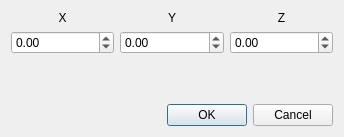
<?xml version="1.0" encoding="UTF-8"?>
<ui version="4.0">
 <class>DialogProperties</class>
 <widget class="QDialog" name="DialogProperties">
  <property name="geometry">
   <rect>
    <x>0</x>
    <y>0</y>
    <width>344</width>
    <height>137</height>
   </rect>
  </property>
  <property name="windowTitle">
   <string>Dialog</string>
  </property>
  <layout class="QGridLayout" name="gridLayout">
   <item row="3" column="3" colspan="2">
    <widget class="QDialogButtonBox" name="buttonBox">
     <property name="orientation">
      <enum>Qt::Horizontal</enum>
     </property>
     <property name="standardButtons">
      <set>QDialogButtonBox::Cancel|QDialogButtonBox::Ok</set>
     </property>
    </widget>
   </item>
   <item row="1" column="3">
    <widget class="QDoubleSpinBox" name="doubleSpinBox_Y">
     <property name="decimals">
      <number>2</number>
     </property>
     <property name="minimum">
      <double>-360.000000000000000</double>
     </property>
     <property name="maximum">
      <double>360.000000000000000</double>
     </property>
    </widget>
   </item>
   <item row="0" column="4">
    <widget class="QLabel" name="label_3">
     <property name="text">
      <string>Z</string>
     </property>
     <property name="alignment">
      <set>Qt::AlignCenter</set>
     </property>
    </widget>
   </item>
   <item row="0" column="3">
    <widget class="QLabel" name="label_2">
     <property name="text">
      <string>Y</string>
     </property>
     <property name="alignment">
      <set>Qt::AlignCenter</set>
     </property>
    </widget>
   </item>
   <item row="1" column="4">
    <widget class="QDoubleSpinBox" name="doubleSpinBox_Z">
     <property name="decimals">
      <number>2</number>
     </property>
     <property name="minimum">
      <double>-360.000000000000000</double>
     </property>
     <property name="maximum">
      <double>360.000000000000000</double>
     </property>
    </widget>
   </item>
   <item row="0" column="1">
    <widget class="QLabel" name="label">
     <property name="sizePolicy">
      <sizepolicy hsizetype="Preferred" vsizetype="Fixed">
       <horstretch>0</horstretch>
       <verstretch>0</verstretch>
      </sizepolicy>
     </property>
     <property name="text">
      <string>X</string>
     </property>
     <property name="alignment">
      <set>Qt::AlignCenter</set>
     </property>
    </widget>
   </item>
   <item row="1" column="1">
    <widget class="QDoubleSpinBox" name="doubleSpinBox_X">
     <property name="decimals">
      <number>2</number>
     </property>
     <property name="minimum">
      <double>-360.000000000000000</double>
     </property>
     <property name="maximum">
      <double>360.000000000000000</double>
     </property>
    </widget>
   </item>
   <item row="2" column="3">
    <spacer name="verticalSpacer">
     <property name="orientation">
      <enum>Qt::Vertical</enum>
     </property>
     <property name="sizeHint" stdset="0">
      <size>
       <width>20</width>
       <height>40</height>
      </size>
     </property>
    </spacer>
   </item>
  </layout>
 </widget>
 <resources/>
 <connections>
  <connection>
   <sender>buttonBox</sender>
   <signal>accepted()</signal>
   <receiver>DialogProperties</receiver>
   <slot>accept()</slot>
   <hints>
    <hint type="sourcelabel">
     <x>248</x>
     <y>254</y>
    </hint>
    <hint type="destinationlabel">
     <x>157</x>
     <y>274</y>
    </hint>
   </hints>
  </connection>
  <connection>
   <sender>buttonBox</sender>
   <signal>rejected()</signal>
   <receiver>DialogProperties</receiver>
   <slot>reject()</slot>
   <hints>
    <hint type="sourcelabel">
     <x>316</x>
     <y>260</y>
    </hint>
    <hint type="destinationlabel">
     <x>286</x>
     <y>274</y>
    </hint>
   </hints>
  </connection>
 </connections>
</ui>
